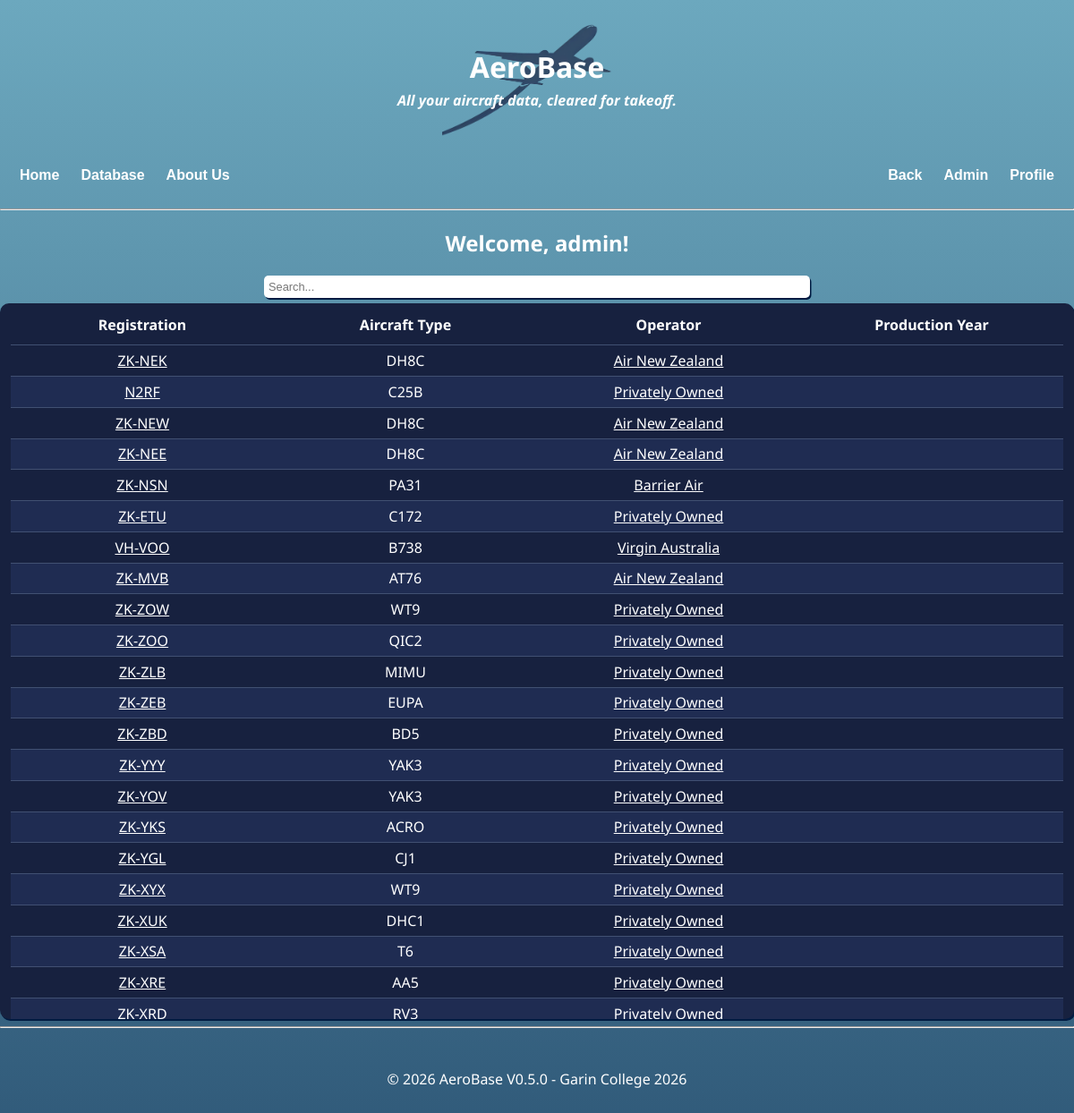
The page /database/aircraft (signed in) on the database as committed earlier.
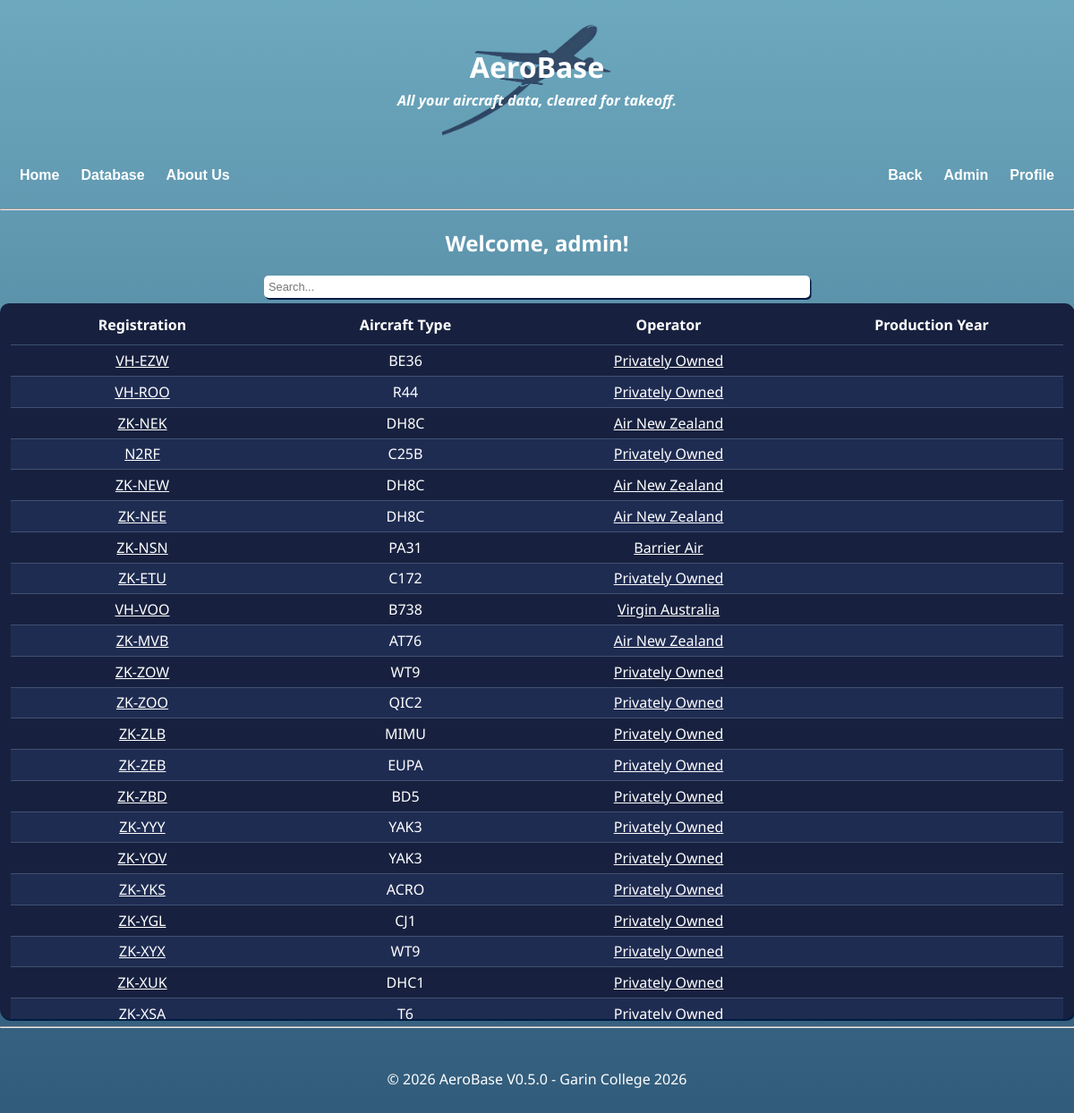
The same page on the database as committed later.
### app.py (models this page shows)
class Aircraft(db.Model):
    id = db.Column(db.Integer, primary_key = True)
    registration = db.Column(db.String(5), nullable = False)
    year_produced = db.Column(db.Integer, nullable = True)
    operator_id = db.Column(db.String(3), db.ForeignKey("operator.icao"), nullable=False)
    registration_prefix = db.Column(db.String(5), db.ForeignKey("registration_prefix.prefix"), nullable=False)
    manufacturer_id = db.Column(db.Integer, db.ForeignKey("manufacturer.manufacturer_id"), nullable=False)
    user_id = db.Column(db.Integer, db.ForeignKey("user.id"), nullable = True)
    date_time = db.Column(db.DateTime, server_default=db.func.now(), onupdate=db.func.now(), nullable=False)
    __table_args__ = ( # Checks that the combination of the prefix and registration are unique, so something like ZK-ABC can exist, but so can VH-ABC and not a second ZK-ABC.
        db.UniqueConstraint(
            "registration_prefix",
            "registration",
            name = "unique_registration"
        ),
    )
    operator = db.relationship(
        "Operator",
        back_populates = "aircrafts"
    )
    prefix = db.relationship(
        "RegistrationPrefix",
        back_populates = "aircrafts"
    )
    manufacturer = db.relationship(
        "Manufacturer",
        back_populates = "aircrafts"
    )
    user = db.relationship(
        "User",
        back_populates = "aircrafts"
    )

class Manufacturer(db.Model):
    manufacturer_id = db.Column(db.Integer, primary_key = True)
    type_icao = db.Column(db.String(4), nullable = False)
    manufacturer_name = db.Column(db.String(50), nullable = False)
    model_name = db.Column(db.String(50), nullable = False)
    wake_cat = db.Column(db.String(1), nullable = False)
    aircrafts = db.relationship(
        "Aircraft",
        back_populates = "manufacturer"
    )

class Operator(db.Model):
    icao = db.Column(db.String(3), primary_key = True)
    hub_icao = db.Column(db.String(4), nullable = False)
    year_founded = db.Column(db.Integer, nullable = False)
    operator_name = db.Column(db.String(50), nullable = False)
    user_id = db.Column(db.Integer, db.ForeignKey("user.id"), nullable = True)
    date_time = db.Column(db.DateTime, server_default=db.func.now(), onupdate=db.func.now(), nullable=False)
    callsign = db.Column(db.String(50), nullable=False)
    aircrafts = db.relationship(
        "Aircraft",
        back_populates = "operator"
    )
    user = db.relationship(
        "User",
        back_populates = "operators"
    )

### app.py (the view, shortened to what this page needs)
    @app.route("/database/aircraft")
    def dbaircraft():
        q = request.args.get("q", '').strip() # checks the htmx search query
        offset=request.args.get("offset", 0, type=int)
        limit=50 # limit of aircraft initially displayed at a time
        query=Aircraft.query
        total = query.count() # total count in the search
        aircraft=query.order_by(Aircraft.id.desc()).limit(offset+limit).all() # collects search results
        if "user" in session:
            return render_template(
                "aircraft.html",
                page_title = "Database (Aircraft)",
                user=session["user"],
                aircrafts=aircraft,
                total=total,
                offset=offset # offset is used if the user loads extra aircraft ('load 50 more')
            )
        else:
            return redirect(url_for("login"))

### app.py (called while the page is built)
@app.context_processor
def inject_user():
   if "user" in session: # checks if user is an admin (assuming they're logged in) to use in nav bar
       user=User.query.filter_by(username=session["user"]).first()
       is_admin = user is not None and user.admin is True
   else:
       is_admin = False
   return{
       "logged_in": "user" in session, # sends logged in to 'nav'
       "is_admin":  is_admin, # sends admin to 'nav'
       "version": "V0.5.0" # current version
   }

### templates/aircraft.html (shortened to what this page needs)
{% extends "layout.html" %}
{% block content %}
<h2 style="color: #ffffff;">Welcome, {{user}}!</h2>
<input style="width:50%;" type="text" class="input" placeholder="Search..." name="q" value="{{q}}" hx-get="/database/aircraft" hx-trigger="keyup changed delay:500ms" hx-target="#table-wrapper" hx-swap="innerHTML">
<div class="table-outer">
    <div class="table-container" id="table-wrapper">
        {%include "aircraft-table.html" %}
    </div>
</div>
{% endblock %}

### templates/aircraft-table.html (shortened to what this page needs)
<table>
    <thead>
        <tr>
            <th>Registration</th>
            <th>Aircraft Type</th>
            <th>Operator</th>
            <th>Production Year</th>
        </tr>
    </thead>
    <tbody id="results">
        {% for aircraft in aircrafts %}
        {% if aircraft.registration_prefix != "N" and aircraft.registration_prefix != "JA" and aircraft.registration_prefix != "HL" and aircraft.registration_prefix != "VP-A" and aircraft.registration_prefix!= "VP-B" and aircraft.registration_prefix != "VQ-B" %}
        {% set registration = aircraft.registration_prefix + "-" + aircraft.registration %}
        {% else %}
        {% set registration = aircraft.registration_prefix + aircraft.registration %}
        {% endif %}
        <tr>
            <td><a href="/database/aircraft/{{ aircraft.id }}" style="color:#ffffff">{{registration}}</a></td>
            <td>{{aircraft.manufacturer.type_icao}}</td>
            <td><a href="/database/operators/{{aircraft.operator.icao}}" style="color:#ffffff">{{aircraft.operator.operator_name}}</a></td>
            <td>
            </td>
        </tr>
        {% endfor %}
    </tbody>
</table>

Rows that differ between the two databases and show on the page:
no longer on this page (row unchanged): Aircraft: registration "ZK-XRE", manufacturer.type_icao "AA5", operator.operator_name "Privately Owned"
no longer on this page (row unchanged): Aircraft: registration "ZK-XRD", manufacturer.type_icao "RV3", operator.operator_name "Privately Owned"
added Aircraft: registration "VH-EZW", manufacturer.type_icao "BE36", operator.operator_name "Privately Owned"
added Aircraft: registration "VH-ROO", manufacturer.type_icao "R44", operator.operator_name "Privately Owned"
